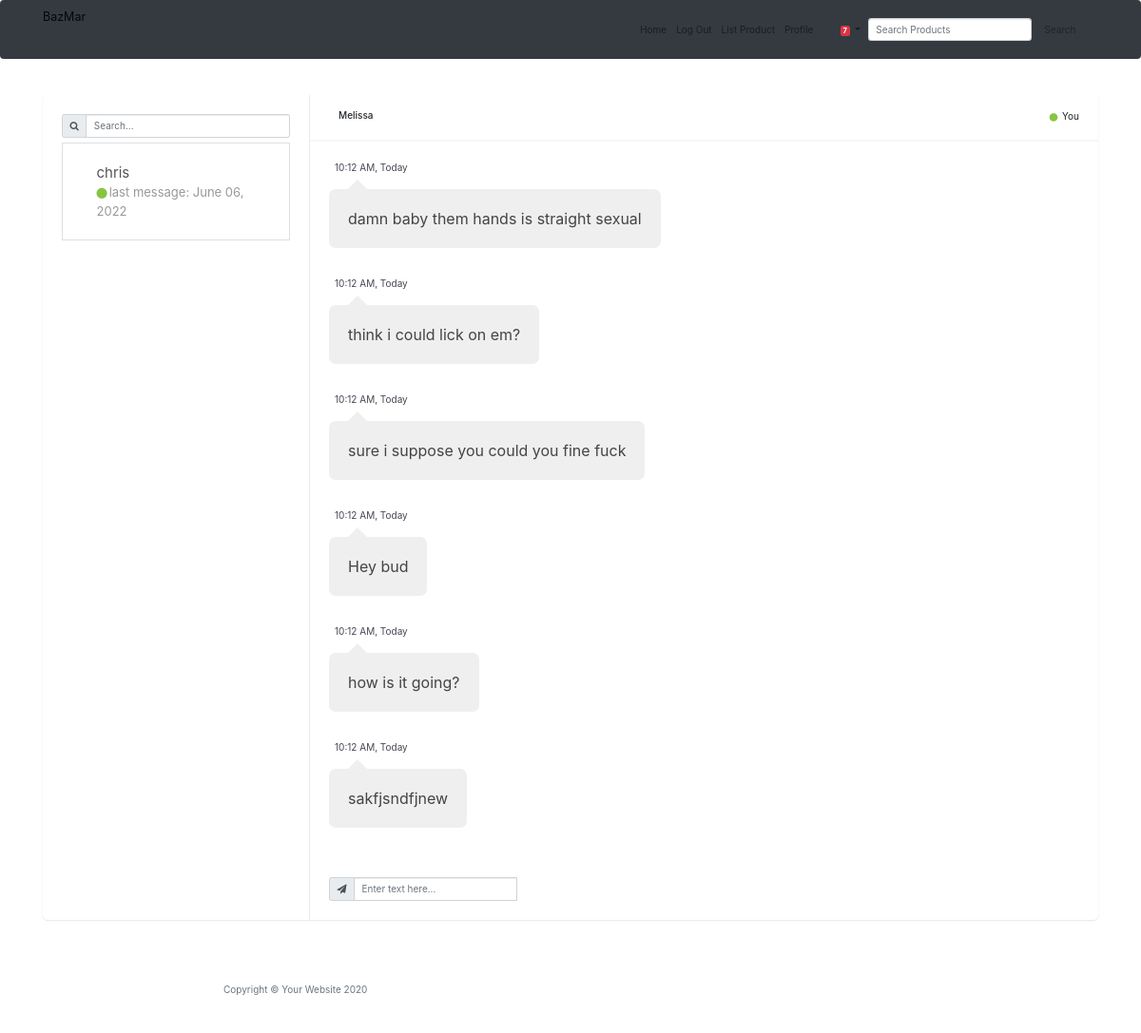
The app's page /message_center/3 (signed in) with its own data.
### main.py (models this page shows)
class Chat(db.Model):
    __tablename__ = "chats"
    id = db.Column(db.Integer, primary_key=True)
    User1_ID = db.Column(db.Integer)
    User1_name = db.Column(db.String(250), nullable=False)
    User2_ID = db.Column(db.Integer)
    User2_name = db.Column(db.String(250), nullable=False)
    messages = relationship("Message", back_populates="parent_chat")

class Message(db.Model):
    __tablename__ = "messages"
    message_id = db.Column(db.Integer, primary_key=True)
    parent_chat_ID = db.Column(db.Integer, db.ForeignKey("chats.id"))
    parent_chat = relationship("Chat", back_populates="messages")
    message_author = db.Column(db.String(250), nullable=False)
    body = db.Column(db.String(250), nullable=False)
    date_posted = db.Column(db.String(250), nullable=False)

### main.py (the view, shortened to what this page needs)
@app.route("/message_center/<chat_id>", methods=["GET", "POST"])
@login_required
def message_center(chat_id):
    current_chat = Chat.query.filter_by(id=chat_id).first()
    all_chats = Chat.query.all()
    user_chats = []
    for chat in all_chats:
        if current_user.id == chat.User1_ID or current_user.id == chat.User2_ID:
            user_chats.append(chat)
    return render_template("message_center.html", chats=user_chats, current_chat=current_chat)

### main.py (called while the page is built)
@login_manager.user_loader
def load_user(user_id):
    return User.query.get(int(user_id))

### templates/message_center.html (shortened to what this page needs)
{% extends 'bootstrap/base.html' %}
{% block content %}
<head>
  <link href="{{ url_for('static', filename='vendor/bootstrap/css/bootstrap.min.css') }}" rel="stylesheet">
  <link href="{{ url_for('static', filename='vendor/fontawesome-free/css/all.min.css')}}" rel="stylesheet" type="text/css">
  <link href="{{ url_for('static', filename='css/chat.css')}}" rel="stylesheet">
</head>
<link href="https://maxcdn.bootstrapcdn.com/font-awesome/4.7.0/css/font-awesome.min.css" rel="stylesheet" />
<body>
  <nav class="navbar navbar-expand-md navbar-light bg-dark fixed-top" id="mainNav">
    <div class="container">
      <a class="navbar-brand" href="{{url_for('get_all_products')}}">BazMar</a>
      <div class="collapse navbar-collapse" id="navbarResponsive">
        <ul class="navbar-nav ml-auto">
          <li class="nav-item">
            <a class="nav-link" href="{{ url_for('get_all_products') }}">Home</a>
          </li>
          {% if not current_user.is_authenticated: %}
          <li class="nav-item">
            <a class="nav-link" href="{{ url_for('login') }}">Login</a>
          </li>
          <li class="nav-item">
            <a class="nav-link" href="{{ url_for('register') }}">Register</a>
          </li>
          {% else: %}
          <li class="nav-item">
            <a class="nav-link" href="{{ url_for('logout') }}">Log Out</a>
          </li>
          {% endif %}
          {% if current_user.is_authenticated: %}
          <li class="nav-item">
            <a class="nav-link" href="{{ url_for('add_new_listing') }}">List Product</a>
          </li>
          <li class="nav-item">
            <a class="nav-link" href="{{ url_for('user_profile', profile_id=current_user.id, username=current_user.name) }}">Profile</a>
          </li>
          <li class="nav-item dropdown no-arrow mx-1">
            <a class="nav-link dropdown-toggle" href="#" id="messagesDropdown" role="button" data-toggle="dropdown" aria-haspopup="true" aria-expanded="false">
              <i class="fas fa-envelope fa-fw"></i>
              <span class="badge badge-danger badge-counter">7</span>
            </a>
          </li>
          {% endif %}
        </ul>
        <form class="form-inline my-2 my-lg-0" action="{{ url_for('get_all_products') }}" method="post">
          <input class="form-control mr-sm-2" type="search" placeholder="Search Products" aria-label="Search" name="value">
          <button class="btn btn-outline-muted my-2 my-sm-0" type="submit">Search</button>
        </form>
      </div>
    </div>
  </nav>
  <div class="container" style="margin-top:100px;">
    <div class="row clearfix">
      <div class="col-lg-12">
        <div class="card chat-app">
          <div id="plist" class="people-list">
            <div class="input-group">
              <div class="input-group-prepend">
                <span class="input-group-text"><i class="fa fa-search"></i></span>
              </div>
              <input type="text" class="form-control" placeholder="Search...">
            </div>
            <ul class="list-unstyled chat-list mt-2 mb-0">
              {% for chat in chats %}
              <a href="{{ url_for('message_center', chat_id=chat.id) }}" class="list-group-item list-group-item-action py-3 lh-tight" aria-current="true" method="post">
                <li class="clearfix">
                  <div class="about">
                    {% if current_user.name == chat.User1_name %}
                    <div class="name">{{ chat.User2_name }}</div>
                    {% else %}
                    <div class="name">{{ chat.User1_name }}</div>
                    {% endif %}
                    <div class="status"> <i class="fa fa-circle online"></i>last message: {{ chat.messages[-1].date_posted }}</div>
                  </div>
                </li>
              </a>
              {% endfor %}
            </ul>
          </div>
          <div class="chat">
            <div class="chat-header clearfix">
              <div class="row">
                <div class="col-lg-6">
                  <div class="chat-about">
                    {% if current_user.name == current_chat.User1_name %}
                    <h6 class="m-b-0">{{ current_chat.User2_name }}</h6>
                    {% else %}
                    <h6 class="m-b-0">{{ current_chat.User1_name }}</h6>
                    {% endif %}
                  </div>
                </div>
                <div class="col-lg-6 hidden-sm text-right">
                  <div> <i class="fa fa-circle online"></i> You</div>
                </div>
              </div>
            </div>
            <div class="chat-history">
              <ul class="m-b-0">
                {% for message in current_chat.messages %}
                {% if message.message_author == current_user.name %}
                <li class="clearfix">
                  <div class="message-data text-right">
                  </div>
                  <div class="message other-message float-right">{{ message.body }}</div>
                </li>
                {% else %}
                <li class="clearfix">
                  <div class="message-data">
                    <span class="message-data-time">10:12 AM, Today</span>
                  </div>
                  <div class="message my-message">{{ message.body }}</div>
                </li>
                {% endif %}
                {% endfor %}
              </ul>
            </div>
            <div class="chat-message clearfix">
              <div class="input-group mb-0">
                <div class="input-group-prepend">
                  <span class="input-group-text"><i class="fa fa-send"></i></span>
                </div>
                {% if current_chat.id != 1 %}
                <form class="form-inline my-2 my-lg-0" action="{{ url_for('message_center', chat_id=current_chat.id) }}" method="post">
                  <input type="text" class="form-control" name="text" placeholder="Enter text here..." method="post">
                </form>
                {% endif %}
              </div>
            </div>
          </div>
        </div>
      </div>
    </div>
  </div>
  {% include "footer.html" %}
  {% endblock %}

### static/css/chat.css (style rules this page uses)
body { margin-top:20px; }
.card { background: #fff; transition: .5s; border: 0; margin-bottom: 30px; border-radius: .55rem; position: relative; width: 100%; box-shadow: 0 1px 2px 0 rgb(0 0 0 / 10%); }
.chat-app .people-list { width: 280px; position: absolute; left: 0; top: 0; padding: 20px; z-index: 7 }
.chat-app .chat { margin-left: 280px; border-left: 1px solid #eaeaea }
.people-list { -moz-transition: .5s; -o-transition: .5s; -webkit-transition: .5s; transition: .5s }
.people-list .chat-list li { padding: 10px 15px; list-style: none; border-radius: 3px }
.people-list .chat-list li .name { font-size: 15px }
.people-list .about { float: left; padding-left: 8px }
.people-list .status { color: #999; font-size: 13px }
.chat .chat-header { padding: 15px 20px; border-bottom: 2px solid #f4f7f6 }
.chat .chat-header .chat-about { float: left; padding-left: 10px }
.chat .chat-history { padding: 20px; border-bottom: 2px solid #fff }
.chat .chat-history ul { padding: 0 }
.chat .chat-history ul li { list-style: none; margin-bottom: 30px }
.chat .chat-history ul li:last-child { margin-bottom: 0px }
.chat .chat-history .message-data { margin-bottom: 15px }
.chat .chat-history .message-data-time { color: #434651; padding-left: 6px }
.chat .chat-history .message { color: #444; padding: 18px 20px; line-height: 26px; font-size: 16px; border-radius: 7px; display: inline-block; position: relative }
.chat .chat-history .message:after { bottom: 100%; left: 7%; border: solid transparent; content: " "; height: 0; width: 0; position: absolute; pointer-events: none; border-bottom-color: #fff; border-width: 10px; margin-left: -10px }
.chat .chat-history .my-message { background: #efefef }
.chat .chat-history .my-message:after { bottom: 100%; left: 30px; border: solid transparent; content: " "; height: 0; width: 0; position: absolute; pointer-events: none; border-bottom-color: #efefef; border-width: 10px; margin-left: -10px }
.chat .chat-message { padding: 20px }
.online, .offline, .me { margin-right: 2px; font-size: 8px; vertical-align: middle }
.online { color: #86c541 }
.clearfix:after { visibility: hidden; display: block; font-size: 0; content: " "; clear: both; height: 0 }
@media only screen and (min-device-width: 768px) and (max-device-width: 1024px) and (orientation: landscape) and (-webkit-min-device-pixel-ratio: 1) { .chat-app .chat-list { height: 480px; overflow-x: auto } }
@media only screen and (min-device-width: 768px) and (max-device-width: 1024px) and (orientation: landscape) and (-webkit-min-device-pixel-ratio: 1) { .chat-app .chat-history { height: calc(100vh - 350px); overflow-x: auto } }

### records on screen
Chat: User2_name "chris", date_posted "June 06, 2022"
Chat: User1_name "Melissa"
Message: body "damn baby them hands is straight sexual"
Message: body "think i could lick on em?"
Message: body "sure i suppose you could you fine fuck"
Message: body "Hey bud"
Message: body "how is it going?"
Message: body "sakfjsndfjnew"
